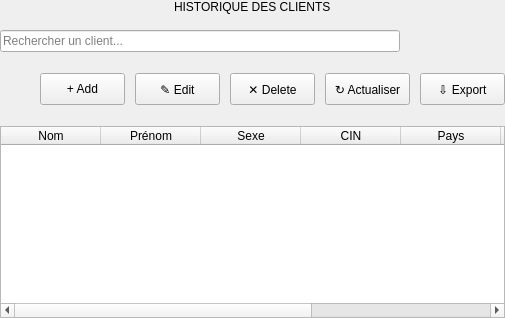
            <widget class="QWidget" name="clientPage">
             <layout class="QVBoxLayout" name="verticalLayout_8">
              <property name="spacing">
               <number>16</number>
              </property>
              <property name="leftMargin">
               <number>0</number>
              </property>
              <property name="topMargin">
               <number>0</number>
              </property>
              <property name="rightMargin">
               <number>0</number>
              </property>
              <property name="bottomMargin">
               <number>0</number>
              </property>
              <item alignment="Qt::AlignmentFlag::AlignHCenter">
               <widget class="QLabel" name="listTitle">
                <property name="text">
                 <string>HISTORIQUE DES CLIENTS</string>
                </property>
               </widget>
              </item>
              <item>
               <widget class="QLineEdit" name="searchBoxClient">
                <property name="minimumSize">
                 <size>
                  <width>400</width>
                  <height>0</height>
                 </size>
                </property>
                <property name="maximumSize">
                 <size>
                  <width>400</width>
                  <height>16777215</height>
                 </size>
                </property>
                <property name="placeholderText">
                 <string>Rechercher un client...</string>
                </property>
               </widget>
              </item>
              <item>
               <widget class="QWidget" name="clientButtonsWidget" native="true">
                <property name="minimumSize">
                 <size>
                  <width>0</width>
                  <height>42</height>
                 </size>
                </property>
                <property name="maximumSize">
                 <size>
                  <width>16777215</width>
                  <height>42</height>
                 </size>
                </property>
                <layout class="QHBoxLayout" name="horizontalLayout_6">
                 <property name="spacing">
                  <number>10</number>
                 </property>
                 <property name="leftMargin">
                  <number>0</number>
                 </property>
                 <property name="topMargin">
                  <number>0</number>
                 </property>
                 <property name="rightMargin">
                  <number>0</number>
                 </property>
                 <property name="bottomMargin">
                  <number>0</number>
                 </property>
                 <item>
                  <spacer name="horizontalSpacer_4">
                   <property name="orientation">
                    <enum>Qt::Orientation::Horizontal</enum>
                   </property>
                   <property name="sizeHint" stdset="0">
                    <size>
                     <width>40</width>
                     <height>20</height>
                    </size>
                   </property>
                  </spacer>
                 </item>
                 <item>
                  <widget class="QPushButton" name="btnAddClient">
                   <property name="minimumSize">
                    <size>
                     <width>85</width>
                     <height>32</height>
                    </size>
                   </property>
                   <property name="text">
                    <string>+ Add</string>
                   </property>
                  </widget>
                 </item>
                 <item>
                  <widget class="QPushButton" name="btnEditClient">
                   <property name="minimumSize">
                    <size>
                     <width>85</width>
                     <height>32</height>
                    </size>
                   </property>
                   <property name="text">
                    <string>✎ Edit</string>
                   </property>
                  </widget>
                 </item>
                 <item>
                  <widget class="QPushButton" name="btnDeleteClient">
                   <property name="minimumSize">
                    <size>
                     <width>85</width>
                     <height>32</height>
                    </size>
                   </property>
                   <property name="text">
                    <string>✕ Delete</string>
                   </property>
                  </widget>
                 </item>
                 <item>
                  <widget class="QPushButton" name="btnRefreshClient">
                   <property name="minimumSize">
                    <size>
                     <width>85</width>
                     <height>32</height>
                    </size>
                   </property>
                   <property name="text">
                    <string>↻ Actualiser</string>
                   </property>
                  </widget>
                 </item>
                 <item>
                  <widget class="QPushButton" name="btnExportClient">
                   <property name="minimumSize">
                    <size>
                     <width>85</width>
                     <height>32</height>
                    </size>
                   </property>
                   <property name="text">
                    <string>⇩ Export</string>
                   </property>
                  </widget>
                 </item>
                </layout>
               </widget>
              </item>
              <item>
               <widget class="QTableWidget" name="clientTable">
                <property name="enabled">
                 <bool>true</bool>
                </property>
                <property name="editTriggers">
                 <set>QAbstractItemView::EditTrigger::NoEditTriggers</set>
                </property>
                <property name="alternatingRowColors">
                 <bool>true</bool>
                </property>
                <property name="selectionBehavior">
                 <enum>QAbstractItemView::SelectionBehavior::SelectRows</enum>
                </property>
                <property name="showGrid">
                 <bool>true</bool>
                </property>
                <property name="sortingEnabled">
                 <bool>true</bool>
                </property>
                <attribute name="horizontalHeaderStretchLastSection">
                 <bool>true</bool>
                </attribute>
                <column>
                 <property name="text">
                  <string>Nom</string>
                 </property>
                </column>
                <column>
                 <property name="text">
                  <string>Prénom</string>
                 </property>
                </column>
                <column>
                 <property name="text">
                  <string>Sexe</string>
                 </property>
                </column>
                <column>
                 <property name="text">
                  <string>CIN</string>
                 </property>
                </column>
                <column>
                 <property name="text">
                  <string>Pays</string>
                 </property>
                </column>
                <column>
                 <property name="text">
                  <string>Ville</string>
                 </property>
                </column>
                <column>
                 <property name="text">
                  <string>Adresse</string>
                 </property>
                </column>
                <column>
                 <property name="text">
                  <string>Email</string>
                 </property>
                </column>
               </widget>
              </item>
             </layout>
            </widget>
